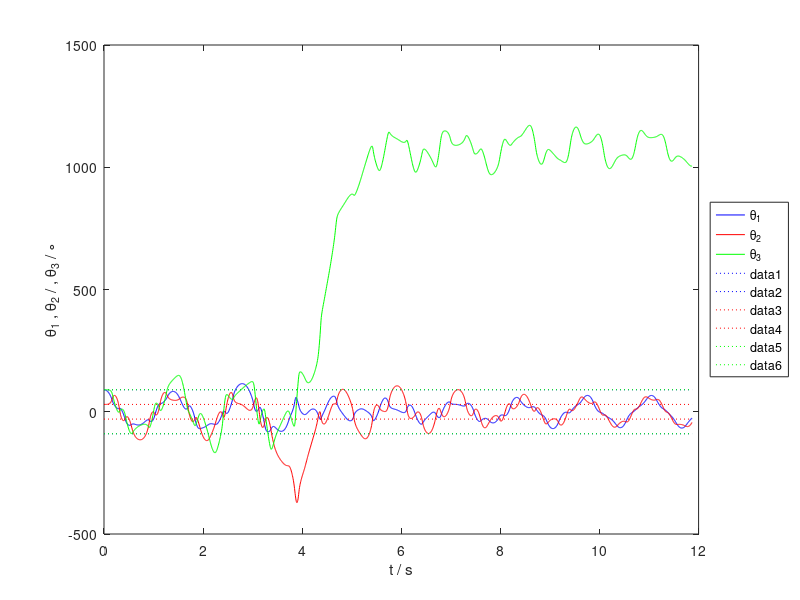

Write the MATLAB code that produced this figure. (Note: this script raises an error after producing the figure.)
% Tema 4
% Soare Robert-Daniel
% Gr. 1314
% F.S.A

function pendul

    %-------------------------Date initiale----------------------------
    clc;
    close all;
    clear all;
    g  = 9.81 * 100; %acc. gravitationala cm/s
    l1 = 20; l2 = 15 ; l3 = 10; % in centimetri
    m1 = 0.05 ; m2 = 0.07; m3 = 0.1% in Kg

    % Deviatiile initiale
    theta10=pi/2;
    theta20=pi/6;
    theta30=pi/2;

    %DEFINIREA VARIABILEI TIMP DISCRETE
    T=2*pi*sqrt((l1+l2)/g);
    N1=10;       tf=N1*T;
    N2=200;     dt=T/N2;
    N=N1*N2+1;
    t=linspace(0,tf,N);

    %ALOCAREA DE MEMORIE PENTRU VARIABILELE THETA 1 SI 2 SI INITIALIZAREA LOR
    theta1=zeros(1,N);    theta2=zeros(1,N); theta3=zeros(1,N);
    theta1(1)=theta10;    theta2(1)=theta20; theta3(1)=theta30;%UNGHIURILE INITIALE DE DEVIATIE
    theta1(2)=theta1(1);  theta2(2)=theta2(1); theta3(2)=theta3(1); %CONSECINTE ALE CONSIDERARII
                                                %VITEZELOR INITIALE NULE
    
    % Ecuatii folosite:
    %     Ec 1:
    % -(g*m2^2*sin(q1) + g*m2^2*sin(q1 - 2*q2) + 2*dq2^2*l2*m2^2*sin(q1 - q2) + 2*g*m1*m2*sin(q1) + g*m1*m3*sin(q1) + g*m2*m3*sin(q1) - (g*m1*m3*sin(q1 - 2*q2 + 2*q3))/2 - (g*m1*m3*sin(q1 + 2*q2 - 2*q3))/2 + g*m2*m3*sin(q1 - 2*q2) + dq1^2*l1*m2^2*sin(2*q1 - 2*q2) + 2*dq2^2*l2*m2*m3*sin(q1 - q2) + dq3^2*l3*m2*m3*sin(q1 - q3) + dq1^2*l1*m2*m3*sin(2*q1 - 2*q2) + dq3^2*l3*m2*m3*sin(q1 - 2*q2 + q3))/(l1*(2*m1*m2 + m1*m3 + m2*m3 - m2^2*cos(2*q1 - 2*q2) + m2^2 - m2*m3*cos(2*q1 - 2*q2) - m1*m3*cos(2*q2 - 2*q3)))
    % 
    % Ec 2:
    % (g*m2^2*sin(2*q1 - q2) - g*m2^2*sin(q2) + g*m1*m2*sin(2*q1 - q2) + (g*m1*m3*sin(2*q1 - q2))/2 + g*m2*m3*sin(2*q1 - q2) + 2*dq1^2*l1*m2^2*sin(q1 - q2) - g*m1*m2*sin(q2) - (g*m1*m3*sin(q2))/2 - g*m2*m3*sin(q2) - (g*m1*m3*sin(2*q1 + q2 - 2*q3))/2 - (g*m1*m3*sin(q2 - 2*q3))/2 + dq2^2*l2*m2^2*sin(2*q1 - 2*q2) + 2*dq1^2*l1*m1*m2*sin(q1 - q2) + dq1^2*l1*m1*m3*sin(q1 - q2) + 2*dq1^2*l1*m2*m3*sin(q1 - q2) - 2*dq3^2*l3*m1*m3*sin(q2 - q3) - dq3^2*l3*m2*m3*sin(q2 - q3) + dq3^2*l3*m2*m3*sin(2*q1 - q2 - q3) + dq2^2*l2*m2*m3*sin(2*q1 - 2*q2) - dq2^2*l2*m1*m3*sin(2*q2 - 2*q3) - dq1^2*l1*m1*m3*sin(q1 + q2 - 2*q3))/(l2*(2*m1*m2 + m1*m3 + m2*m3 - m2^2*cos(2*q1 - 2*q2) + m2^2 - m2*m3*cos(2*q1 - 2*q2) - m1*m3*cos(2*q2 - 2*q3)))
    %  
    % Ec 3:
    % (m1*(g*m2*sin(2*q1 - q3) - g*m3*sin(q3) - g*m2*sin(2*q1 - 2*q2 + q3) - g*m3*sin(2*q1 - 2*q2 + q3) - g*m2*sin(q3) + g*m2*sin(2*q2 - q3) + g*m3*sin(2*q1 - q3) + g*m3*sin(2*q2 - q3) + 2*dq1^2*l1*m2*sin(q1 - q3) + 2*dq1^2*l1*m3*sin(q1 - q3) + 4*dq2^2*l2*m2*sin(q2 - q3) + 4*dq2^2*l2*m3*sin(q2 - q3) + 2*dq3^2*l3*m3*sin(2*q2 - 2*q3) - 2*dq1^2*l1*m2*sin(q1 - 2*q2 + q3) - 2*dq1^2*l1*m3*sin(q1 - 2*q2 + q3)))/(2*l3*(2*m1*m2 + m1*m3 + m2*m3 - m2^2*cos(2*q1 - 2*q2) + m2^2 - m2*m3*cos(2*q1 - 2*q2) - m1*m3*cos(2*q2 - 2*q3)))

    for i = 2: N-1
        q1  = theta1(i);
        q2  = theta2(i);
        q3  = theta3(i);
        
        dq1 = (theta1(i) - theta1(i-1))/dt;
        dq2 = (theta2(i) - theta2(i-1))/dt;
        dq3 = (theta3(i) - theta3(i-1))/dt;
        
        eps1 =  -(g*m2^2*sin(q1) + g*m2^2*sin(q1 - 2*q2) + 2*dq2^2*l2*m2^2*sin(q1 - q2) + 2*g*m1*m2*sin(q1) + g*m1*m3*sin(q1) + g*m2*m3*sin(q1) - (g*m1*m3*sin(q1 - 2*q2 + 2*q3))/2 - (g*m1*m3*sin(q1 + 2*q2 - 2*q3))/2 + g*m2*m3*sin(q1 - 2*q2) + dq1^2*l1*m2^2*sin(2*q1 - 2*q2) + 2*dq2^2*l2*m2*m3*sin(q1 - q2) + dq3^2*l3*m2*m3*sin(q1 - q3) + dq1^2*l1*m2*m3*sin(2*q1 - 2*q2) + dq3^2*l3*m2*m3*sin(q1 - 2*q2 + q3))/(l1*(2*m1*m2 + m1*m3 + m2*m3 - m2^2*cos(2*q1 - 2*q2) + m2^2 - m2*m3*cos(2*q1 - 2*q2) - m1*m3*cos(2*q2 - 2*q3)));
        eps2 =  (g*m2^2*sin(2*q1 - q2) - g*m2^2*sin(q2) + g*m1*m2*sin(2*q1 - q2) + (g*m1*m3*sin(2*q1 - q2))/2 + g*m2*m3*sin(2*q1 - q2) + 2*dq1^2*l1*m2^2*sin(q1 - q2) - g*m1*m2*sin(q2) - (g*m1*m3*sin(q2))/2 - g*m2*m3*sin(q2) - (g*m1*m3*sin(2*q1 + q2 - 2*q3))/2 - (g*m1*m3*sin(q2 - 2*q3))/2 + dq2^2*l2*m2^2*sin(2*q1 - 2*q2) + 2*dq1^2*l1*m1*m2*sin(q1 - q2) + dq1^2*l1*m1*m3*sin(q1 - q2) + 2*dq1^2*l1*m2*m3*sin(q1 - q2) - 2*dq3^2*l3*m1*m3*sin(q2 - q3) - dq3^2*l3*m2*m3*sin(q2 - q3) + dq3^2*l3*m2*m3*sin(2*q1 - q2 - q3) + dq2^2*l2*m2*m3*sin(2*q1 - 2*q2) - dq2^2*l2*m1*m3*sin(2*q2 - 2*q3) - dq1^2*l1*m1*m3*sin(q1 + q2 - 2*q3))/(l2*(2*m1*m2 + m1*m3 + m2*m3 - m2^2*cos(2*q1 - 2*q2) + m2^2 - m2*m3*cos(2*q1 - 2*q2) - m1*m3*cos(2*q2 - 2*q3)));
        eps3 =  (m1*(g*m2*sin(2*q1 - q3) - g*m3*sin(q3) - g*m2*sin(2*q1 - 2*q2 + q3) - g*m3*sin(2*q1 - 2*q2 + q3) - g*m2*sin(q3) + g*m2*sin(2*q2 - q3) + g*m3*sin(2*q1 - q3) + g*m3*sin(2*q2 - q3) + 2*dq1^2*l1*m2*sin(q1 - q3) + 2*dq1^2*l1*m3*sin(q1 - q3) + 4*dq2^2*l2*m2*sin(q2 - q3) + 4*dq2^2*l2*m3*sin(q2 - q3) + 2*dq3^2*l3*m3*sin(2*q2 - 2*q3) - 2*dq1^2*l1*m2*sin(q1 - 2*q2 + q3) - 2*dq1^2*l1*m3*sin(q1 - 2*q2 + q3)))/(2*l3*(2*m1*m2 + m1*m3 + m2*m3 - m2^2*cos(2*q1 - 2*q2) + m2^2 - m2*m3*cos(2*q1 - 2*q2) - m1*m3*cos(2*q2 - 2*q3)));

        
        theta1(i+1) = 2*theta1(i) - theta1(i-1) + dt^2*eps1;
        theta2(i+1) = 2*theta2(i) - theta2(i-1) + dt^2*eps2;
        theta3(i+1) = 2*theta3(i) - theta3(i-1) + dt^2*eps3;
    end
    
    % reprezentarea grafica a unghiurilor theta 1, theta 2, theta 3 
    
    figure(1)
    plot(t, theta1 * 180/pi, '-b',t, theta2 * 180/pi, '-r', t, theta3*180/pi, '-g'); hold on;

    legend('\theta_1','\theta_2','\theta_3', 'location', 'eastoutside')
    xlabel('t / s'); ylabel('\theta_1 , \theta_2 / , \theta_3 / \circ');

    plot([0 tf], [theta10*180/pi theta10*180/pi], ':b'); hold on;
    plot([0 tf], [-theta10*180/pi -theta10*180/pi], ':b'); hold on;

    plot([0 tf], [theta20*180/pi theta20*180/pi], ':r'); hold on;
    plot([0 tf], [-theta20*180/pi -theta20*180/pi], ':r'); hold on;

    plot([0 tf], [theta30*180/pi theta30*180/pi], ':g'); hold on;
    plot([0 tf], [-theta30*180/pi -theta30*180/pi], ':g'); hold on;

    
    figure(2)
    
    Film=moviein(N);

    x1 = l1*sin(theta1);
    y1 = -l1*cos(theta1);
    
    x2 = x1+l2*sin(theta2);
    y2 = y1-l2*cos(theta2);

    x3 = x2 + l3*sin(theta3);
    y3 = y2 - l3*cos(theta3);
    
    for i=1:N
        plot(x1(i),y1(i),'ob '); hold on;
        plot(x2(i),y2(i),'or'); hold on;
        plot(x3(i),y3(i),'og'); hold on;
        
        plot([0,x1(i)],[0,y1(i)],'-b'); hold on;
        plot([x1(i),x2(i)],[y1(i),y2(i)],'-r'); hold on;
        plot([x2(i),x3(i)],[y2(i),y3(i)],'-g'); hold on;
        
        title('Graficul Miscarii')
        xlabel('x / cm'); ylabel('y / cm');
        axis([-l1-l2-l3,l1+l2+l3,-l1-l2-l3,l1+l2+l3]);
        axis square; grid;
        
        Film(i) = getframe; %salvare cadru 
        hold off; %asigura  stergerea
    end;
end

function  generare_ecuatii_pendul_triplu_grav
    % OBS: dezactivati functia precedenta daca vreti sa rulati aceasta
    % functie
    %-------------------------- Testare Functie ----------------------------
    % Test
    close all;clear all;clc
    
    % Test 1 - Lectia 2, problema oscilatorului cu 2 grade de libertate
    syms q1 q2 dq1 dq2 m k ddq1 ddq2
    L = 0.5*m*(dq1^2 + dq2^2) - (k)*(q1^2 + q2^2 - q1*q2);
    E = Lagrange(L, [q1 dq1 ddq1 q2 dq2 ddq2])
    
    % Test 2 - pendul gravitational simplu, un grad de libertate
    syms q dq ddq g m r
    L = 0.5*m*r^2*(dq^2) + m*g*r*cos(q);
    E = Lagrange(L, [q dq ddq])
    
    %------------------------- Proiectare pendul------------------------
    
    syms q1 dq1 ddq1 q2 dq2 ddq2 q3 dq3 ddq3 g m1 m2 m3 l1 l2 l3
   
    h1 = l1*cos(q1); % inaltimea pentru primul corp
    h2 = l2*cos(q2) + h1; % inaltimea pentru al doilea corp
    h3 = l3*cos(q3) + h2; % inaltimea pentru al treilea corp
    
    v1  = l1 * dq1; % viteza pentru primul corp
    vr2 = l2 * dq2; % viteza relativa pentru al doilea corp fata de primul
    vr3 = l3 * dq3; % viteza relativa pentru al treilea corp fata de al doilea
    
    % v2 = v1^2 + vr2^2 + 2*v1*vr2*cos(q2-q1); % viteza pentru al doilea corp
    
    v2x = v1*cos(q1) + vr2*cos(q2);
    v2y = v1*sin(q1) + vr2*sin(q2);
    
    v3x = v1*cos(q1) + vr2*cos(q2) + vr3*cos(q3);
    v3y = v1*sin(q1) + vr2*sin(q2) + vr3*sin(q3);
    % [!] De tinut minte: descompunerea pe componente e cea mai buna

    T = (0.5)*m1*v1^2 + (0.5)*m2*(v2x^2 + v2y^2) + (0.5)*m3*(v3x^2 + v3y^2); % energie cinetica
    U = -m1*g*h1 - m2*g*h2 - m3*g*h3; % energie potentiala
    
    L = simplify(T - U)
    
    E = Lagrange(L, [q1 dq1 ddq1 q2 dq2 ddq2 q3 dq3 ddq3]) % ecuatiile Lagrange
    
    Sol = solve(E(1),E(2),E(3), [ ddq1 ddq2 ddq3]);
    s1 = simplify(Sol.ddq1) % a doua derivata a lui theta 1
    s2 = simplify(Sol.ddq2) % a doua derivata a lui theta 2
    s3 = simplify(Sol.ddq3) % a doua derivata a lui theta 3
    
    % se da copy-paste la formule si declar componentele ca
    % variabile in loc de simboluri
end

function [M]=Lagrange(Lag,V)
    % functie care calculeaza ecuatiile lui Lagrange
    % sursa: https://www.mathworks.com/matlabcentral/fileexchange/23037-lagrange-s-equations?focused=5111317&tab=function
    syms t;
    Var=length(V)/3;
    Vt=V;
        for cont0=1:1:Var
            Vt(cont0*3-2)=strcat('f',num2str(cont0),'(t)');
            Vt(cont0*3-1)=diff(Vt((cont0*3)-2),t);
            Vt(cont0*3)=diff(Vt((cont0*3)-2),t,2);
        end
        for cont0=1:1:Var
            L1=simplify(diff(Lag,V(cont0*3-1)));
            L2=simplify(diff(Lag,V(cont0*3-2)));
            Dposx=L1;

            for cont=1:1:Var*3         
                 Dposx=subs(Dposx,V(cont),Vt(cont));
            end
            L1=diff(Dposx,t);

            for cont=Var*3:-1:1         %
                 L1=subs(L1,Vt(cont),V(cont));
            end
            L1F=L1-L2;
            L1F=simplify(expand(L1F));
            L1F=collect(L1F,Vt(cont0*3));%*****************
            M(cont0)=L1F;
        end
end

